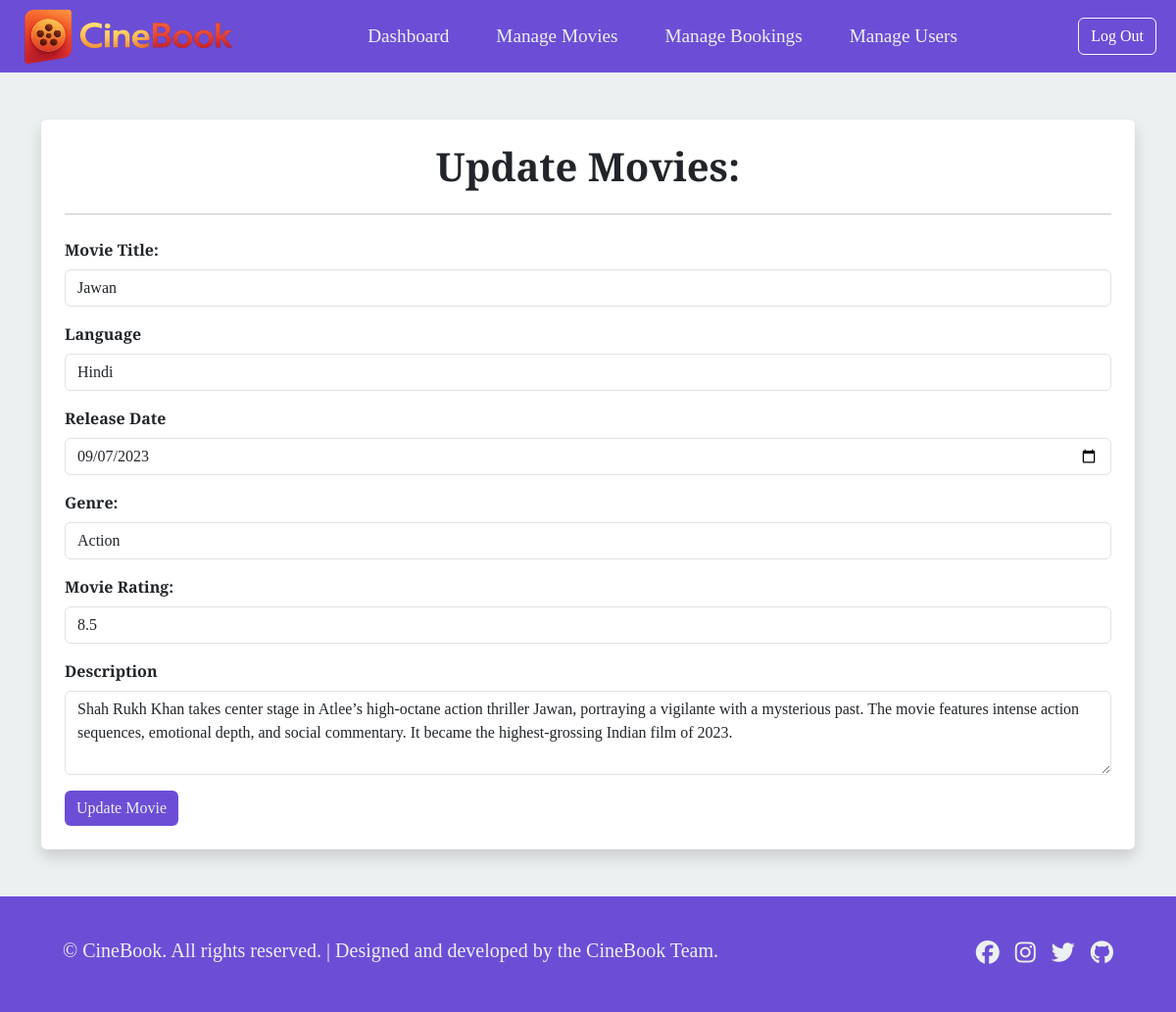
/admin/update_movie.php?movie_id=1 (signed in), run on an earlier commit of the app's database.
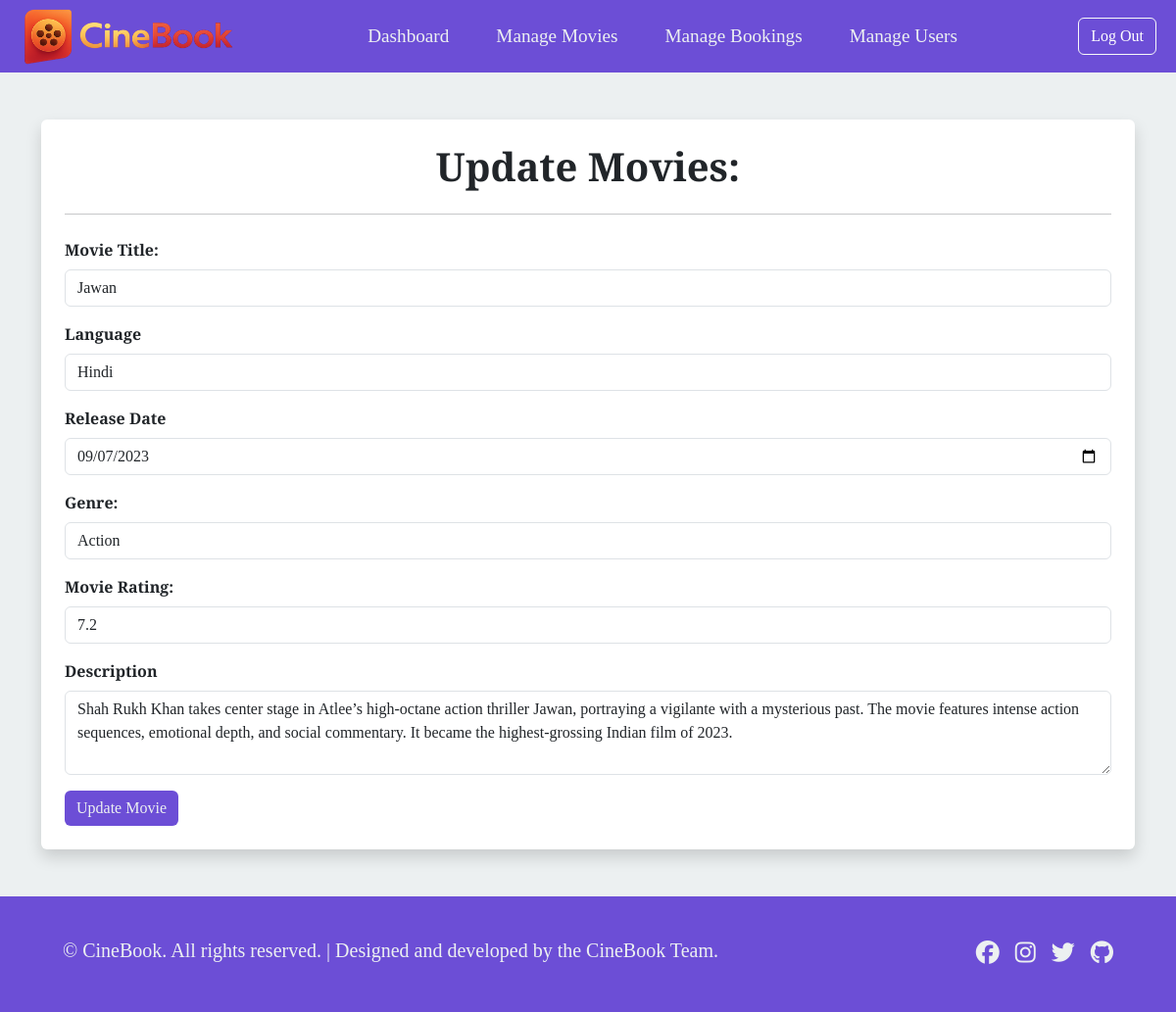
And on a later commit of the database.
### tables this page shows
CREATE TABLE movies_details (
    movie_id INT AUTO_INCREMENT PRIMARY KEY,
    title VARCHAR(100) NOT NULL,
    language VARCHAR(50),
    release_date DATE,
    genre VARCHAR(50),
    rating DECIMAL(3,1) CHECK (rating >= 0 AND rating <= 10),
    poster_url VARCHAR(255),
    description TEXT
);

### admin/update_movie.php (the view, shortened to what this page needs)
<!DOCTYPE html>
<html lang="en">
<head>
    <link href="https://cdn.jsdelivr.net/npm/bootstrap@5.3.3/dist/css/bootstrap.min.css" rel="stylesheet">
    <link rel="stylesheet" href="https://cdnjs.cloudflare.com/ajax/libs/font-awesome/6.7.2/css/all.min.css" />
    <link rel="stylesheet" href="assets/css/navbar.css">
    <link rel="stylesheet" href="assets/css/style.css" />
    <link rel="stylesheet" href="assets/css/footer.css" />
</head>
<body>
    <?php include 'includes/header1.php'; ?>
    <div class="container py-5 pb-0">
        <div class="card border-0 shadow p-4">
            <h1 class="text-center fw-bold">Update Movies:</h1>
            <hr class="mb-4">
            <form action="controllers/update-process.php" method="post">
                <?php
                require 'includes/dbconnection.php';
                $id = $_GET['movie_id'];
                $sql_query = "select * from movies_details where movie_id = '$id'";
                $result = mysqli_query($con, $sql_query);
                while ($rows = mysqli_fetch_assoc($result)) {
                    $movie_title = $rows['title'];
                    $language = $rows['language'];
                    $release_date = $rows['release_date'];
                    $genre = $rows['genre'];
                    $rating = $rows['rating'];
                    $description = $rows['description'];
                };
                ?>
                <div class="mb-3">
                    <label for="title" class="form-label fw-bold">Movie Title:</label>
                    <input type="text" class="form-control" name="title1" id="title1" placeholder="Enter Movie Title...." value="<?php echo $movie_title; ?>">
                </div>
                <div class="mb-3">
                    <label for="language" class="form-label fw-bold">Language</label>
                    <input type="text" class="form-control" name="language1" id="language1" placeholder="Enter Movie Language...." value="<?php echo $language; ?>">
                </div>
                <div class="mb-3">
                    <label for="release_date" class="form-label fw-bold">Release Date</label>
                    <input type="date" class="form-control" name="release_date1" id="release_date1" value="<?php echo $release_date; ?>">
                </div>
                <div class="mb-3">
                    <label for="genre" class="form-label fw-bold">Genre:</label>
                    <input type="text" class="form-control" name="genre1" id="genre1" placeholder="Enter Movie Genre...." value="<?php echo $genre; ?>">
                </div>
                <div class="mb-3">
                    <label for="rating" class="form-label fw-bold">Movie Rating:</label>
                    <input type="text" class="form-control" name="rating1" id="rating1" value="<?php echo $rating; ?>">
                </div>
                <div class="mb-3">
                    <label for="description" class="form-label fw-bold">Description</label>
                    <textarea class="form-control" name="description" id="description" rows="3" placeholder="Enter Movie Description...."><?php echo $description; ?></textarea>
                </div>
                <button type="submit" class="btn">Update Movie</button>
            </form>
        </div>
    </div>
    <?php include 'includes/footer.php'; ?>
</body>
</html>

What changed in the data, as far as the page shows it:
changed movies_details "Jawan": rating1 "8.5" → "7.2"
